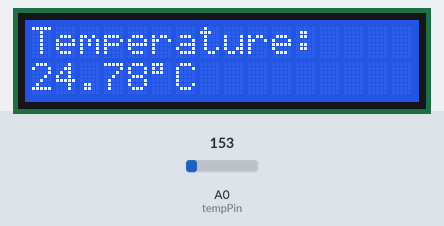
The sketch below on a simulated Arduino Uno, built with avr-gcc and run on an emulated ATmega328P. Shown: 16×2 character LCD. Inputs (shaded band) come from the test bench; at power-on: A0 (tempPin) = 153. What the sketch prints to the serial monitor is not drawn.

Above: at 2.2 s.
2.3 s: A0 (tempPin) set to 165
At 3.5 s:
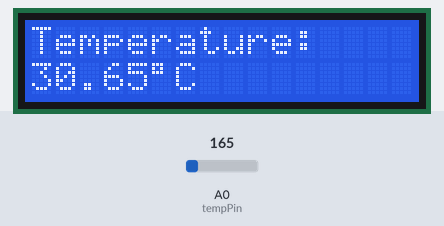
4.5 s: A0 (tempPin) set to 175
At 5.4 s:
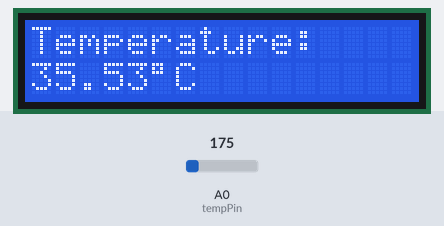
6.5 s: A0 (tempPin) set to 191
At 8.4 s:
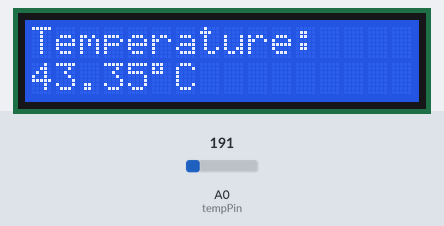
Timing chart, 0 to 9.9 s (numbered marks = the images above; inputs shaded):
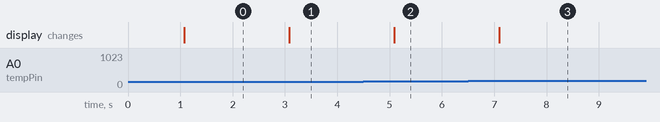

Measured:
- after the input at 2.3 s, the display: changes after 0.78 s (image 1)
- after the input at 4.5 s, the display: changes after 0.59 s (image 2)
- after the input at 6.5 s, the display: changes after 0.60 s (image 3)

The sketch:

temperature-monitoring-system.ino
```cpp
#include <LiquidCrystal.h>

// LCD pins: RS, E, D4, D5, D6, D7
LiquidCrystal lcd(12, 11, 5, 4, 3, 2);

const int tempPin = A0;

void setup() {
  lcd.begin(16, 2);
  Serial.begin(9600);

  lcd.setCursor(0, 0);
  lcd.print("Temperature");
  delay(1000);
  lcd.clear();
}

void loop() {

  // Read TMP36 sensor
  int sensorValue = analogRead(tempPin);

  // Convert analog value to voltage
  float voltage = sensorValue * (5.0 / 1023.0);

  // Convert voltage to Celsius
  float temperatureC = (voltage - 0.5) * 100.0;

  // Display on LCD
  lcd.setCursor(0, 0);
  lcd.print("Temperature:");

  lcd.setCursor(0, 1);
  lcd.print(temperatureC);
  lcd.print((char)223);
  lcd.print("C   ");

  // Display on Serial Monitor
  Serial.print("Temperature: ");
  Serial.print(temperatureC);
  Serial.println(" C");

  delay(1000);
}
```
